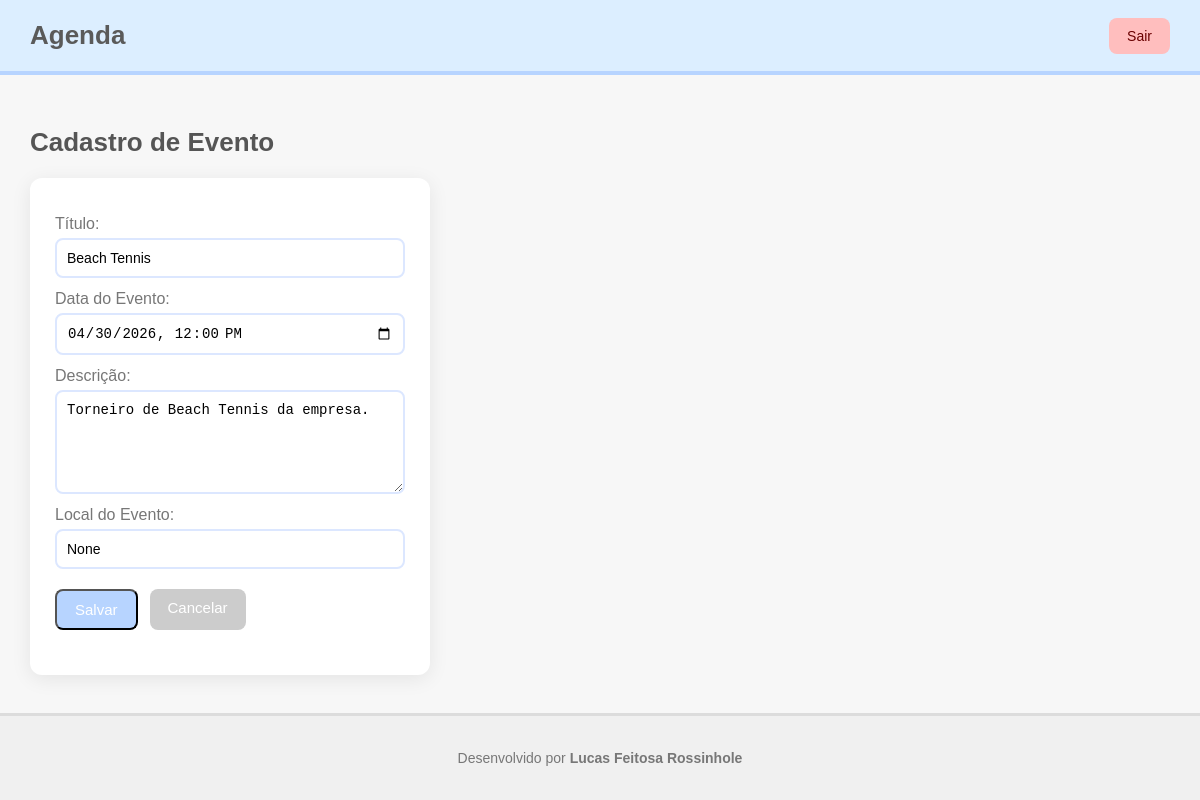
The page /agenda/evento/?id=6 (signed in) on the database as committed earlier.
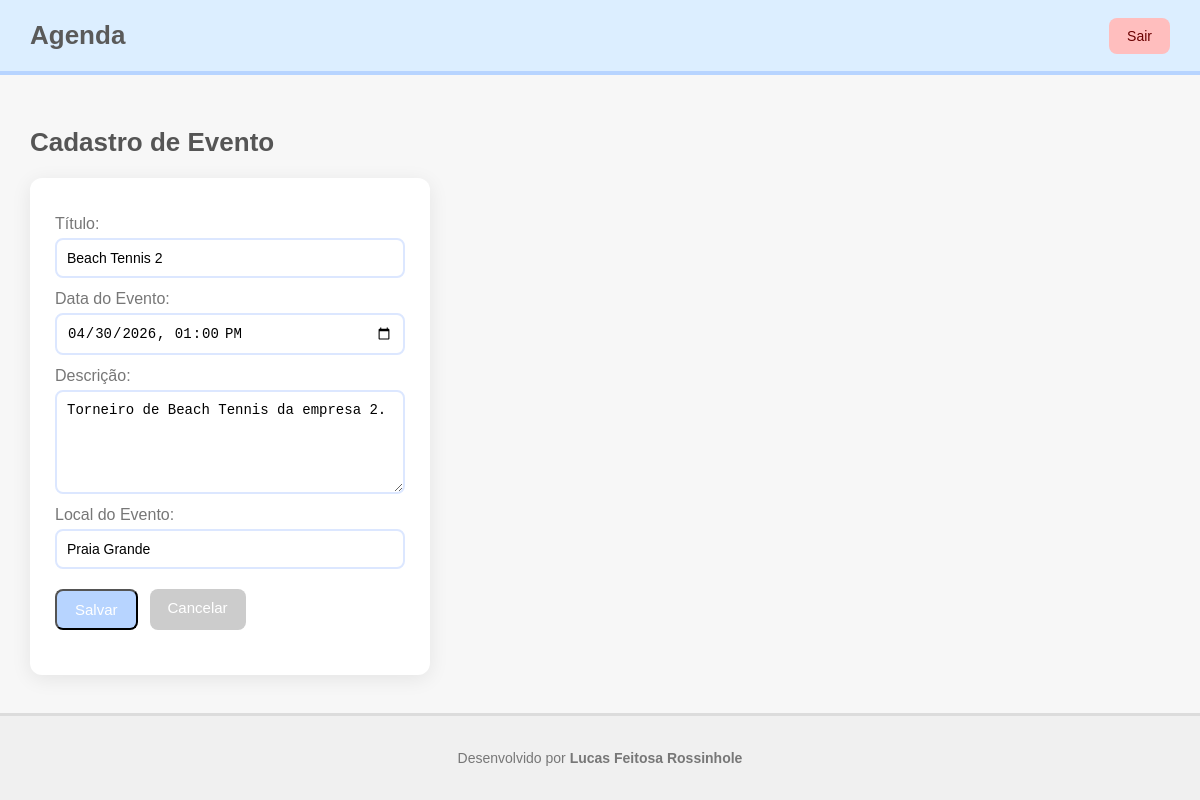
The same page on the database as committed later.
### core/models.py (models this page shows, shortened)
class Evento(models.Model): # Aula 02
    titulo = models.CharField(max_length=100)
    descricao = models.TextField(blank=True, null=True)
    data_evento = models.DateTimeField(verbose_name='Data do Evento')
    data_criacao = models.DateTimeField(auto_now=True)
    local = models.CharField(max_length=100, blank=True, null=True)
    usuario = models.ForeignKey(User, on_delete=models.CASCADE)
    class Meta:
        db_table = 'evento'
    def get_data_input_evento(self):
        return self.data_evento.strftime('%Y-%m-%dT%H:%M')

### core/views.py (the view)
# urls.py: path('agenda/evento/', views.evento), # Aula 04: Rota para a página de cadastro de eventos
@login_required(login_url='/login/') # Aula 04: Protegendo a view de cadastro de eventos para que apenas usuários logados possam acessá-la
def evento(request): # Aula 04: Criando a view para a página de cadastro de eventos
    id_evento = request.GET.get('id') # Aula 05: Obtendo o ID do evento a ser editado a partir dos parâmetros da URL
    dados = {}
    if id_evento: # Aula 05: Verificando se o ID do evento foi fornecido
        dados['evento'] = Evento.objects.get(id=id_evento) # Aula 05: Obtendo o evento a ser editado e adicionando aos dados para exibir na página de cadastro de eventos
    return render(request, 'evento.html', dados)

### templates/evento.html (shortened to what this page needs)
{% extends "model-page.html" %}
{% block content %}
<h2 class="page-title">Cadastro de Evento</h2>
<div class="form-card">
    <form action="submit" method="POST" class="form-default">
        <label>Título:</label>
        <input type="text" name="titulo" value="{{ evento.titulo }}" required>
        <label>Data do Evento:</label>
        <input type="datetime-local" name="data_evento" value="{{ evento.get_data_input_evento }}" required>
        <label>Descrição:</label>
        <textarea name="descricao" rows="5">{{ evento.descricao }}</textarea>
        <label>Local do Evento:</label>
        <input type="text" name="local" value="{{ evento.local }}">
        <div class="actions-row mt-20">
            <button type="submit" class="btn pastel-blue">Salvar</button>
            <a href="/" class="btn pastel-gray">Cancelar</a>
        </div>
    </form>
</div>
{% endblock %}

Rows that differ between the two databases and show on the page:
changed Evento: titulo "Beach Tennis" → "Beach Tennis 2"; data_evento "04/30/2026 12:00" → "04/30/2026 13:00"; descricao "Torneiro de Beach Tennis da empresa." → "Torneiro de Beach Tennis da empresa 2."; local "None" → "Praia Grande"
